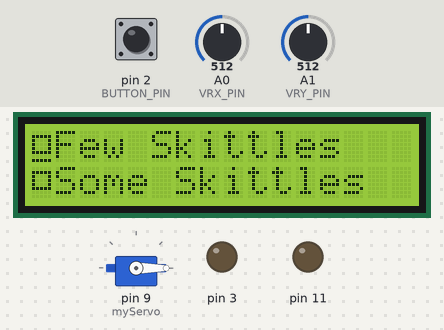
Bench run of a sketch on a simulated Arduino Uno, built with avr-gcc and run on an emulated ATmega328P. Shown: servo, 16×2 character LCD, output pins drawn as LEDs (lit = HIGH). The inputs (shaded band) are chosen by the test bench; at power-on: pin 2 (BUTTON_PIN) HIGH, A0 (VRX_PIN) = 512, A1 (VRY_PIN) = 512.

Above: at 1.3 s.
1.4 s: pin 2 (BUTTON_PIN) pulled LOW for 0.15 s
At 1.9 s:
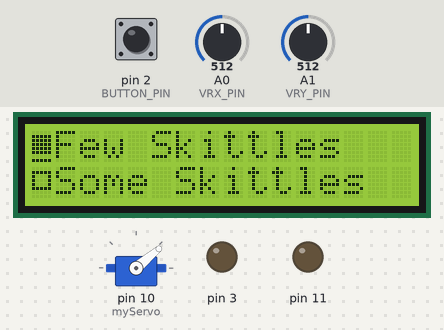
2.1 s: A0 (VRX_PIN) set to 13
5.1 s: A1 (VRY_PIN) set to 1010
At 7.92 s:
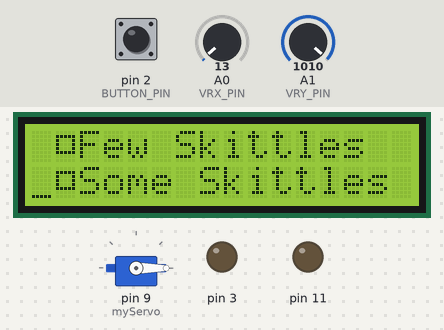
8.1 s: A0 (VRX_PIN) set to 1010
At 9.3 s:
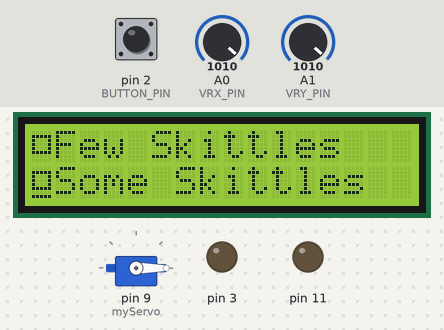
9.6 s: pin 2 (BUTTON_PIN) pulled LOW for 1 s
At 11.7 s:
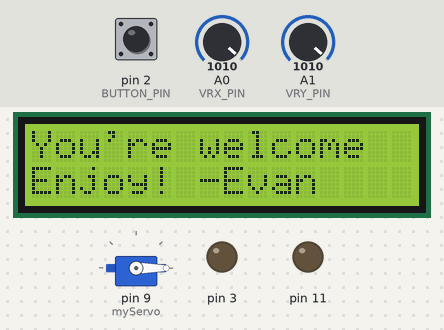
Timing chart, 0 to 13.2 s (numbered marks = the images above; inputs shaded):
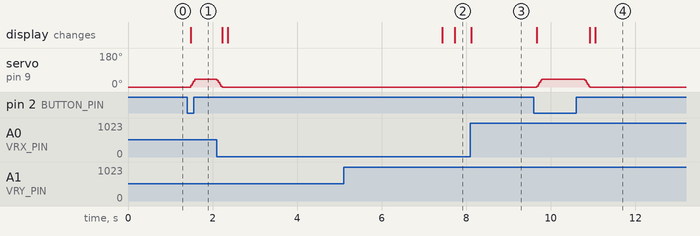

Measured:
- after the input at 1.4 s, servo on pin 9 (myServo): 0° → 40° after 0.08 s; the display: changes after 0.08 s (image 1)
- after the input at 8.1 s, the display: changes at once (image 3)
- after the input at 9.6 s, servo on pin 9 (myServo): rises from 0° to 40° in 0.12 s, then falls to 0° in 1.1 s; the display: first changes after 0.07 s (image 4 shows a later state)

The sketch:

sketch_nov19d.ino
```cpp
#include <LiquidCrystal_I2C.h>
#include <Servo.h>
#define VRX_PIN A0
#define VRY_PIN A1
#define BUTTON_PIN 2

LiquidCrystal_I2C lcd(0x3f, 6, 4);
Servo myServo;

const int DEBOUNCE_DELAY = 50;

int counter;
int xValue = analogRead(A0);
int yValue = analogRead(A1);
int oldxValue;
int oldyValue;
int cursorX;
int cursorY;
int lastSteadyState = LOW;
int lastFlickerableState = LOW;
int currentState;
int motionStateCurrent = LOW;
int motionStatePrevious = LOW;
int pos = 0;

unsigned long lastDebounceTime = 0;

byte selectBox[8] = {
  0b00000,
  0b11111,
  0b10001,
  0b10001,
  0b10001,
  0b11111,
  0b00000,
  0b00000
};

byte selected[8] = {
  0b00000,
  0b11111,
  0b11111,
  0b11111,
  0b11111,
  0b11111,
  0b00000,
  0b00000
};


void setup()
{
  pinMode(BUTTON_PIN, INPUT_PULLUP);
  pinMode(3, HIGH);
  pinMode(11, HIGH);
  myServo.attach(9);
  myServo.write(0);
  lcd.init();
  lcd.cursor();
  lcd.createChar(0, selectBox);
  lcd.createChar(1, selected);
  Serial.begin(9600);

  lcd.setCursor(0, 0);
  lcd.write((byte)0);
  lcd.setCursor(1, 0);
  lcd.print("Few Skittles");
  lcd.setCursor(0, 1);
  lcd.write((byte)0);
  lcd.setCursor(1, 1);
  lcd.print("Some Skittles");
  lcd.setCursor(16,0);
  lcd.write((byte)0);
  lcd.setCursor(17,0);
  lcd.print("More Skittles");
  lcd.setCursor(16,1);
  lcd.write((byte)0);
  lcd.setCursor(17,1);
  lcd.print("Most Skittles");
  lcd.setCursor(32, 0);
  lcd.print("Code by");
  lcd.setCursor(32, 1);
  lcd.print("Evan H");

  lcd.home();
  lcd.backlight();
}

void loop()
{
  xValue = analogRead(VRX_PIN);
  yValue = analogRead(VRY_PIN);
  currentState = digitalRead(BUTTON_PIN);

  if (oldxValue <= 1000 && xValue >= 1000)
  {
    lcd.scrollDisplayLeft();
    oldxValue = xValue;
    cursorX = cursorX + 1;
  }
  else if (oldxValue >= 1000 && xValue <= 1000)
  {
    oldxValue = xValue;
  }

  if (oldxValue >= 23 && xValue <= 23)
  {
    lcd.scrollDisplayRight();
    oldxValue = xValue;
    cursorX = cursorX - 1;
  }
  else if (oldxValue <= 23 && xValue >= 23)
  {
    oldxValue = xValue;
  }

  if (oldyValue <= 1000 && yValue >= 1000)
  {
    cursorY = cursorY + 1;
    oldyValue = yValue;
  }
  else if (oldyValue >= 1000 && yValue <= 1000)
  {
    oldyValue = yValue;
  }

  if (oldyValue >= 23 && yValue <= 23)
  {
    cursorY = cursorY - 1;
    oldyValue = yValue;
  }
  else if (oldyValue <= 23 && yValue >= 23)
  {
    oldyValue = yValue;
  }

  if (cursorX > 39)
    cursorX = 0;

  if (cursorX < 0)
    cursorX = 39;

  if (cursorY > 1)
    cursorY = 1;

  if (cursorY < 0)
    cursorY = 0;


  if (currentState != lastFlickerableState)
  {
    lastDebounceTime = millis();
    lastFlickerableState = currentState;
  }

  if ((millis() - lastDebounceTime) > DEBOUNCE_DELAY)
  {
    if (lastSteadyState == HIGH && currentState == LOW)
    {
      if (cursorX == 0 && cursorY == 0)//Few Skittles
        {
          myServo.attach(10);
          lcd.write((byte)1);
          lcd.setCursor(0, 0);
          for (pos = 0; pos <= 40; pos += 5)
            {
              myServo.write(pos);
              delay(15);
            }
          delay(500);
          for (pos = 40; pos >= 0; pos -= 5)
            {
              myServo.write(pos);
              delay(15);
            }
          lcd.write((byte)0);
          lcd.setCursor(0, 0);
          myServo.attach(9);
          delay(100);
          lcd.clear();
          lcd.print("You're welcome");
          lcd.setCursor(0, 1);
          lcd.print("Enjoy! -Evan");
          lcd.noCursor();
          delay(5000);
          lcd.clear();
          lcd.setCursor(0, 0);
          lcd.write((byte)0);
          lcd.setCursor(1, 0);
          lcd.print("Few Skittles");
          lcd.setCursor(0, 1);
          lcd.write((byte)0);
          lcd.setCursor(1, 1);
          lcd.print("Some Skittles");
          lcd.setCursor(16,0);
          lcd.write((byte)0);
          lcd.setCursor(17,0);
          lcd.print("More Skittles");
          lcd.setCursor(16,1);
          lcd.write((byte)0);
          lcd.setCursor(17,1);
          lcd.print("Most Skittles");
          lcd.setCursor(32, 0);
          lcd.print("Code by");
          lcd.setCursor(32, 1);
          lcd.print("Evan H");
          lcd.cursor();
          cursorX = 0;
          cursorY = 0;
        }
      else if(cursorX == 0 && cursorY == 1)//Some Skittles
        {
          myServo.attach(10);
          lcd.write((byte)1);
          lcd.setCursor(0, 1);
          for (pos = 0; pos <= 40; pos += 5)
            {
              myServo.write(pos);
              delay(15);
            }
          delay(1000);
          for (pos = 40; pos >= 0; pos -= 5)
            {
              myServo.write(pos);
              delay(15);
            }
          lcd.write((byte)0);
          lcd.setCursor(0, 1);
          myServo.attach(9);
          delay(100);
          lcd.clear();
          lcd.print("You're welcome");
          lcd.setCursor(0, 1);
          lcd.print("Enjoy! -Evan");
          lcd.noCursor();
          delay(5000);
          lcd.clear();
          lcd.setCursor(0, 0);
          lcd.write((byte)0);
          lcd.setCursor(1, 0);
          lcd.print("Few Skittles");
          lcd.setCursor(0, 1);
          lcd.write((byte)0);
          lcd.setCursor(1, 1);
          lcd.print("Some Skittles");
          lcd.setCursor(16,0);
          lcd.write((byte)0);
          lcd.setCursor(17,0);
          lcd.print("More Skittles");
          lcd.setCursor(16,1);
          lcd.write((byte)0);
          lcd.setCursor(17,1);
          lcd.print("Most Skittles");
          lcd.setCursor(32, 0);
          lcd.print("Code by");
          lcd.setCursor(32, 1);
          lcd.print("Evan H");
          lcd.cursor();
          cursorX = 0;
          cursorY = 0;
        }
      else if(cursorX == 16 && cursorY == 0)//More Skittles
        {
          myServo.attach(10);
          lcd.write((byte)1);
          lcd.setCursor(16, 0);
          for (pos = 0; pos <= 40; pos += 5)
            {
              myServo.write(pos);
              delay(15);
            }
          delay(750);
          for (pos = 0; pos <= 35; pos += 5)
            {
              myServo.write(pos);
              delay(15);
            }
          for (pos = 0; pos <= 40; pos += 5)
            {
              myServo.write(pos);
              delay(15);
            }
          delay(750);
          for (pos = 40; pos >= 0; pos -= 5)
            {
              myServo.write(pos);
              delay(15);
            }
          lcd.write((byte)0);
          lcd.setCursor(16, 0);
          myServo.attach(9);
          delay(100);
          lcd.clear();
          lcd.print("You're welcome");
          lcd.setCursor(0, 1);
          lcd.print("Enjoy! -Evan");
          lcd.noCursor();
          delay(5000);
          lcd.clear();
          lcd.setCursor(0, 0);
          lcd.write((byte)0);
          lcd.setCursor(1, 0);
          lcd.print("Few Skittles");
          lcd.setCursor(0, 1);
          lcd.write((byte)0);
          lcd.setCursor(1, 1);
          lcd.print("Some Skittles");
          lcd.setCursor(16,0);
          lcd.write((byte)0);
          lcd.setCursor(17,0);
          lcd.print("More Skittles");
          lcd.setCursor(16,1);
          lcd.write((byte)0);
          lcd.setCursor(17,1);
          lcd.print("Most Skittles");
          lcd.setCursor(32, 0);
          lcd.print("Code by");
          lcd.setCursor(32, 1);
          lcd.print("Evan H");
          lcd.cursor();
          cursorX = 0;
          cursorY = 0;
        }
      else if(cursorX == 16 && cursorY == 1)//Most Skittles
        {
          myServo.attach(10);
          lcd.write((byte)1);
          lcd.setCursor(16, 1);
          for (pos = 0; pos <= 40; pos += 5)
            {
              myServo.write(pos);
              delay(15);
            }
          delay(1000);
          for (pos = 0; pos <= 35; pos += 5)
            {
              myServo.write(pos);
              delay(15);
            }
          for (pos = 0; pos <= 40; pos += 5)
            {
              myServo.write(pos);
              delay(15);
            }
          delay(1000);
          for (pos = 40; pos >= 0; pos -= 5)
            {
              myServo.write(pos);
              delay(15);
            }
          lcd.write((byte)0);
          lcd.setCursor(16, 1);
          myServo.attach(9);
          delay(100);
          lcd.clear();
          lcd.print("You're welcome");
          lcd.setCursor(0, 1);
          lcd.print("Enjoy! -Evan");
          lcd.noCursor();
          delay(5000);
          lcd.clear();
          lcd.setCursor(0, 0);
          lcd.write((byte)0);
          lcd.setCursor(1, 0);
          lcd.print("Few Skittles");
          lcd.setCursor(0, 1);
          lcd.write((byte)0);
          lcd.setCursor(1, 1);
          lcd.print("Some Skittles");
          lcd.setCursor(16,0);
          lcd.write((byte)0);
          lcd.setCursor(17,0);
          lcd.print("More Skittles");
          lcd.setCursor(16,1);
          lcd.write((byte)0);
          lcd.setCursor(17,1);
          lcd.print("Most Skittles");
          lcd.setCursor(32, 0);
          lcd.print("Code by");
          lcd.setCursor(32, 1);
          lcd.print("Evan H");
          lcd.cursor();
          cursorX = 0;
          cursorY = 0;
        }
      }
    lastSteadyState = currentState;
  }

  lcd.setCursor(cursorX, cursorY);

}
```
